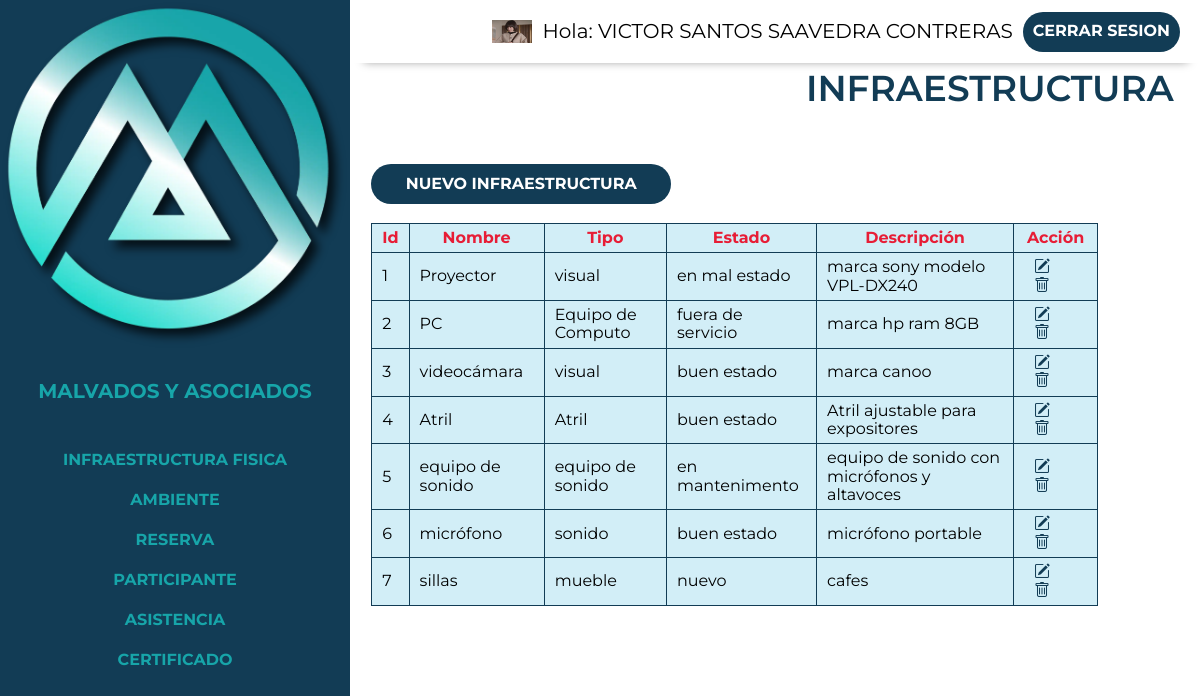
Screenshot of /control/infraestructura.php (signed in) with the database file from the repository.
### tables this page shows
CREATE TABLE `usuario` (
  `id_usuario` int(20) NOT NULL,
  `nombre` varchar(60) NOT NULL,
  `apPaterno` varchar(50) NOT NULL,
  `apMaterno` varchar(50) NOT NULL,
  `email` varchar(60) NOT NULL,
  `password` char(60) DEFAULT NULL,
  `estado` varchar(60) DEFAULT NULL,
  `identidad` varchar(60) NOT NULL,
  `foto` varchar(200) DEFAULT NULL,
  `usuario` varchar(50) DEFAULT NULL,
  `celular` varchar(20) DEFAULT NULL,
  `fechaRegistro` date DEFAULT NULL,
  `token` varchar(50) DEFAULT NULL
);

CREATE TABLE `infraestructura` (
  `id_infraestructura` int(20) NOT NULL,
  `nombre` varchar(255) NOT NULL,
  `tipo` varchar(255) NOT NULL,
  `estado` varchar(255) DEFAULT NULL,
  `descripcion` varchar(255) DEFAULT NULL
);

### control/infraestructura.php (the view, shortened to what this page needs)
<?php require 'includes/header.php'?>
<?php
    include("../app/conexion.php");
    $sql="select *from infraestructura";
    $resultado=mysqli_query($conectar,$sql);
?>
<div class="contenedor">
    <div class="listar ">
        <h2 >Infraestructura</h2>
        <div class="botton infraestructura">
            <a href="crear-infraestructura.php" color="#000000">Nuevo Infraestructura</a>
        </div>
    </div>
    <br/>
    <div class="tlis">
            <table  >
                <thead>
                    <tr>
                        <th data-titulo="Id:">Id</th>
                        <th data-titulo="Nombre:">Nombre</th>
                        <th data-titulo="Tipo:">Tipo</th>
                        <th data-titulo="Estado:">Estado</th>
                        <th data-titulo="Descripción:">Descripción</th>
                        <th data-titulo="Acción:">Acción</th>
                    </tr>
                </thead>
                <tbody>
                     <?php
                            while($filas=mysqli_fetch_assoc($resultado)){
                        ?>
                    <tr>
                        <td data-titulo="Id:"><?php echo $filas['id_infraestructura']?></td>
                        <td data-titulo="Nombre:"><?php echo $filas['nombre']?></td>
                        <td data-titulo="Tipo:"><?php echo $filas['tipo']?></td>
                        <td data-titulo="Estado:"><?php echo $filas['estado']?></td>
                        <td data-titulo="Descripción:"><?php echo $filas['descripcion']?></td>
                        <td data-titulo="Acción:">
                            <?php echo"<a href='editar-infraestructura.php?id_infraestructura=".$filas['id_infraestructura']."'><i id='icon' class='bi bi-pencil-square'></i></a>
                            <a href='eliminar-infraestructura.php?id_infraestructura=".$filas['id_infraestructura']."'><i  id='icon' class='bi bi-trash'></i></a>";?>
                        </td>
                    </tr>
                    <?php
                    }
                    ?>
                </tbody>
            </table>
         </div>
    </div>
</div>
<?php require 'includes/footer.php' ?>

### control/includes/header.php (shortened to what this page needs)
<!DOCTYPE html>
<html lang="en">
<head>
    <link rel="stylesheet" href="https://cdn.jsdelivr.net/npm/bootstrap-icons@1.10.4/font/bootstrap-icons.css">
    <link rel="stylesheet" href="../build/css/app.css">
    <link href="https://cdn.jsdelivr.net/npm/select2@4.1.0-rc.0/dist/css/select2.min.css" rel="stylesheet" />
</head>
<body>
<div class="dashboard">
    <aside class="sidebar">
        <div class="logo-principal">
            <img  loading="lazy"  width="50" heigth="80" src="../build/img/control/logo.webp" alt="desdeaqui">
            <a href="index.php"><h3>  Malvados y Asociados </h3></a>
        </div>
        <nav class="sidebar-nav flex">
            <a href="infraestructura.php">Infraestructura Fisica</a>
            <a href="ambiente.php">Ambiente</a>
            <a href="reserva.php">Reserva</a>
            <a href="participante.php">Participante</a>
            <a href="asistencia.php">Asistencia</a>
                <a href="certificado.php">Certificado</a>
        </nav>
    </aside>
    <div class="principal">
        <div class="barra flex">
            <img src="../build/img/control/sara.webp"  style="width:40px;height:23px;" class="rounded-pill">
            <p>Hola: <span>
                <?php
                $id=$_SESSION['id'];
                include("../app/conexion.php");
                $sql="select nombre, apPaterno, apMaterno from usuario where id_usuario='$id'";
                $resultado=mysqli_query($conectar,$sql);
                $filas=mysqli_fetch_assoc($resultado);
                 echo $filas['nombre'].' '.$filas['apPaterno'].' '.$filas['apMaterno'];
                ?>
                </span></p>
            <a href="../login/cerrar_session.php" class="cerrar-sesion">Cerrar Sesion</a>
        </div>

### build/css/app.css (style rules this page uses)
html { box-sizing:border-box;font-size:62.5% }
*,:after,:before { box-sizing:inherit }
body { font-family:Montserrat,sans-serif;font-size:1.6rem }
p { color:#000;font-size:2rem }
.contenedor { margin:0 auto;max-width:120rem;width:95% }
a { text-decoration:none }
h1,h2,h3 { margin:0 0 5rem }
h2 { font-size:3.6rem }
h3 { font-size:3rem }
img { display:block;height:auto;max-width:100%;width:100% }
html { -webkit-text-size-adjust:100%;line-height:1.15 }
body { margin:0 }
a { background-color:transparent }
img { border-style:none }
.dashboard { background-color:#fff }
@media (min-width:768px) { .dashboard { display:flex;height:100vh } }
.dashboard .principal { flex:1 }
.sidebar { background-color:#123c55;width:100% }
@media (min-width:768px) { .sidebar { max-width:35rem } }
.sidebar h3 { color:#17a5a9;font-size:2rem;margin:0;padding:2rem;text-align:left }
.sidebar .sidebar-nav { flex-direction:column;margin-top:5rem }
.sidebar .sidebar-nav a { color:#17a5a9;font-weight:700;padding:1rem;text-align:left;transition-duration:.3s;transition-property:background-color;width:100% }
.barra { background-color:#fff;box-shadow:1px 12px 9px -13px rgba(0,0,0,.4);justify-content:flex-end;padding:1rem 2rem;transition-duration:.3s;transition-property:background-color }
.barra p { margin:1rem }
.listar h2 { color:#123c55;padding:.5rem;text-align:end;text-transform:uppercase }
.barra a { background-color:#123c55;border-radius:5rem }
a { align-items:center;color:#fff;display:grid;font-weight:700;height:4rem;justify-content:center;padding:1rem;text-transform:uppercase;transition-duration:.3s;transition-property:background-color }
.botton { background-color:#123c55;border-radius:5rem;margin-top:0;text-align:center }
@media (min-width:768px) { .botton { max-width:40rem;width:20rem } }
@media (min-width:992px) { .botton { max-width:40rem;width:30rem } }
.listar a { color:#fff }
.tlis a { color:#123c55;display:inline }
.flex { align-items:center;display:flex }
table { background:#d2eef7;border-collapse:collapse }
table thead { color:#e71d36 }
td,th { border:1px solid #123c55;padding:5px 10px }
@media (min-width:992px) { table { display:table;width:90% } }
h2 { font-weight:600 }

### rows the page displays
usuario: nombre "VICTOR SANTOS", apPaterno "SAAVEDRA", apMaterno "CONTRERAS"
infraestructura: id_infraestructura "1", nombre "Proyector", tipo "visual", estado "en mal estado", descripcion "marca sony modelo VPL-DX240"
infraestructura: id_infraestructura "2", nombre "PC", tipo "Equipo de Computo", estado "fuera de servicio", descripcion "marca hp ram 8GB"
infraestructura: id_infraestructura "3", nombre "videocámara", tipo "visual", estado "buen estado", descripcion "marca canoo"
infraestructura: id_infraestructura "4", nombre "Atril", tipo "Atril", estado "buen estado", descripcion "Atril ajustable para expositores"
infraestructura: id_infraestructura "5", nombre "equipo de sonido", tipo "equipo de sonido", estado "en mantenimento", descripcion "equipo de sonido con micrófonos y altavoces"
infraestructura: id_infraestructura "6", nombre "micrófono", tipo "sonido", estado "buen estado", descripcion "micrófono portable"
infraestructura: id_infraestructura "7", nombre "sillas", tipo "mueble", estado "nuevo", descripcion "cafes"
